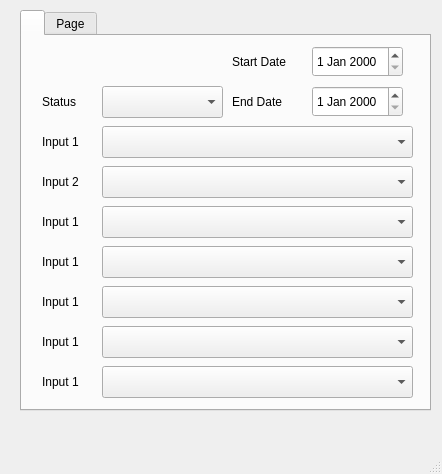
<?xml version="1.0" encoding="UTF-8"?>
<ui version="4.0">
 <class>MainWindow</class>
 <widget class="QMainWindow" name="MainWindow">
  <property name="geometry">
   <rect>
    <x>0</x>
    <y>0</y>
    <width>442</width>
    <height>474</height>
   </rect>
  </property>
  <property name="windowTitle">
   <string>MainWindow</string>
  </property>
  <widget class="QWidget" name="centralwidget">
   <widget class="QTabWidget" name="tabWidget">
    <property name="geometry">
     <rect>
      <x>20</x>
      <y>10</y>
      <width>411</width>
      <height>401</height>
     </rect>
    </property>
    <property name="currentIndex">
     <number>0</number>
    </property>
    <widget class="QWidget" name="TabWidgetPage1">
     <attribute name="title">
      <string/>
     </attribute>
     <widget class="QLabel" name="InputLabel1">
      <property name="geometry">
       <rect>
        <x>20</x>
        <y>90</y>
        <width>61</width>
        <height>31</height>
       </rect>
      </property>
      <property name="text">
       <string>Input 1</string>
      </property>
     </widget>
     <widget class="QLabel" name="InputLabel2">
      <property name="geometry">
       <rect>
        <x>20</x>
        <y>130</y>
        <width>61</width>
        <height>31</height>
       </rect>
      </property>
      <property name="text">
       <string>Input 2</string>
      </property>
     </widget>
     <widget class="QLabel" name="InputLabel3">
      <property name="geometry">
       <rect>
        <x>20</x>
        <y>170</y>
        <width>61</width>
        <height>31</height>
       </rect>
      </property>
      <property name="text">
       <string>Input 1</string>
      </property>
     </widget>
     <widget class="QLabel" name="InputLabel4">
      <property name="geometry">
       <rect>
        <x>20</x>
        <y>210</y>
        <width>61</width>
        <height>31</height>
       </rect>
      </property>
      <property name="text">
       <string>Input 1</string>
      </property>
     </widget>
     <widget class="QLabel" name="InputLabel5">
      <property name="geometry">
       <rect>
        <x>20</x>
        <y>250</y>
        <width>61</width>
        <height>31</height>
       </rect>
      </property>
      <property name="text">
       <string>Input 1</string>
      </property>
     </widget>
     <widget class="QLabel" name="InputLabel6">
      <property name="geometry">
       <rect>
        <x>20</x>
        <y>290</y>
        <width>61</width>
        <height>31</height>
       </rect>
      </property>
      <property name="text">
       <string>Input 1</string>
      </property>
     </widget>
     <widget class="QLabel" name="InputLabel7">
      <property name="geometry">
       <rect>
        <x>20</x>
        <y>330</y>
        <width>61</width>
        <height>31</height>
       </rect>
      </property>
      <property name="text">
       <string>Input 1</string>
      </property>
     </widget>
     <widget class="QDateEdit" name="StartDateSelect">
      <property name="geometry">
       <rect>
        <x>290</x>
        <y>10</y>
        <width>91</width>
        <height>31</height>
       </rect>
      </property>
     </widget>
     <widget class="QDateEdit" name="EndDateSelect">
      <property name="geometry">
       <rect>
        <x>290</x>
        <y>50</y>
        <width>91</width>
        <height>31</height>
       </rect>
      </property>
     </widget>
     <widget class="QLabel" name="EndDateLabel">
      <property name="geometry">
       <rect>
        <x>210</x>
        <y>50</y>
        <width>81</width>
        <height>31</height>
       </rect>
      </property>
      <property name="text">
       <string>End Date</string>
      </property>
     </widget>
     <widget class="QLabel" name="StartDateLabel">
      <property name="geometry">
       <rect>
        <x>210</x>
        <y>10</y>
        <width>71</width>
        <height>31</height>
       </rect>
      </property>
      <property name="text">
       <string>Start Date</string>
      </property>
     </widget>
     <widget class="QLabel" name="Status">
      <property name="geometry">
       <rect>
        <x>20</x>
        <y>50</y>
        <width>61</width>
        <height>31</height>
       </rect>
      </property>
      <property name="text">
       <string>Status</string>
      </property>
     </widget>
     <widget class="QComboBox" name="InputBox1">
      <property name="geometry">
       <rect>
        <x>80</x>
        <y>90</y>
        <width>311</width>
        <height>32</height>
       </rect>
      </property>
     </widget>
     <widget class="QComboBox" name="InputBox2">
      <property name="geometry">
       <rect>
        <x>80</x>
        <y>130</y>
        <width>311</width>
        <height>32</height>
       </rect>
      </property>
     </widget>
     <widget class="QComboBox" name="InputBox3">
      <property name="geometry">
       <rect>
        <x>80</x>
        <y>170</y>
        <width>311</width>
        <height>32</height>
       </rect>
      </property>
     </widget>
     <widget class="QComboBox" name="InputBox4">
      <property name="geometry">
       <rect>
        <x>80</x>
        <y>210</y>
        <width>311</width>
        <height>32</height>
       </rect>
      </property>
     </widget>
     <widget class="QComboBox" name="InputBox5">
      <property name="geometry">
       <rect>
        <x>80</x>
        <y>250</y>
        <width>311</width>
        <height>32</height>
       </rect>
      </property>
     </widget>
     <widget class="QComboBox" name="InputBox16">
      <property name="geometry">
       <rect>
        <x>80</x>
        <y>290</y>
        <width>311</width>
        <height>32</height>
       </rect>
      </property>
     </widget>
     <widget class="QComboBox" name="InputBox7">
      <property name="geometry">
       <rect>
        <x>80</x>
        <y>330</y>
        <width>311</width>
        <height>32</height>
       </rect>
      </property>
     </widget>
     <widget class="QComboBox" name="InputBox18">
      <property name="geometry">
       <rect>
        <x>80</x>
        <y>50</y>
        <width>121</width>
        <height>32</height>
       </rect>
      </property>
     </widget>
    </widget>
    <widget class="QWidget" name="TabWidgetPage2">
     <attribute name="title">
      <string>Page</string>
     </attribute>
    </widget>
   </widget>
  </widget>
  <widget class="QStatusBar" name="statusbar"/>
 </widget>
 <resources/>
 <connections/>
</ui>
